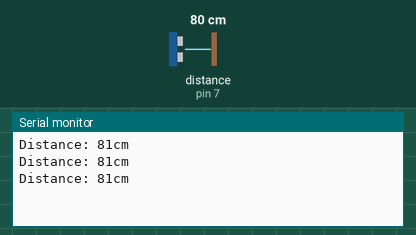
Bench run of a sketch on a simulated Arduino Uno, built with avr-gcc and run on an emulated ATmega328P. On the bench: the last lines printed to the serial monitor. The inputs (shaded band) are chosen by the test bench; at power-on: distance to the obstacle (sensor on pin 7) 80 cm. The echo pulse lasts 58.3 µs per cm.

Above: at 1.8 s.
1.9 s: distance to the obstacle (sensor on pin 7) set to 2 cm
At 2.4 s:
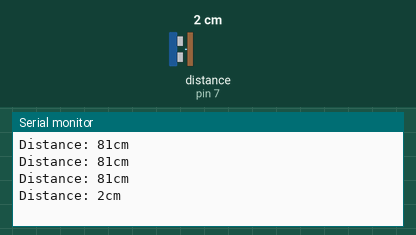
3.4 s: distance to the obstacle (sensor on pin 7) set to 4 cm
At 3.9 s:
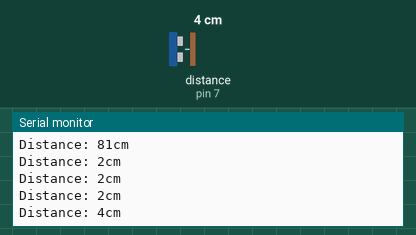
Timing chart, 0 to 6.4 s (numbered marks = the images above; inputs shaded):
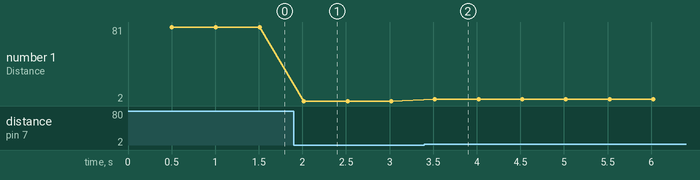

Measured:
- after the input at 1.9 s, the serial monitor: prints a new line after 0.12 s (image 1)
- after the input at 3.4 s, the serial monitor: prints a new line after 0.12 s (image 2)
- plotted number 1: 81 → 2 after the input at 1.9 s, 2 → 4 after the input at 3.4 s

The sketch:

Ultrasonic_distance_measuring.ino
```cpp
// ---------------------------------------------------------------------------
// Example NewPing library sketch that does a ping about 20 times per second.
// ---------------------------------------------------------------------------

#include <NewPing.h>

#define TRIGGER_PIN  10  // Arduino pin tied to trigger pin on the ultrasonic sensor.
#define ECHO_PIN     7   // Arduino pin tied to echo pin on the ultrasonic sensor.
#define MAX_DISTANCE 400 // Maximum distance we want to ping for (in centimeters). Maximum sensor distance is rated at 400-500cm.

NewPing sonar(TRIGGER_PIN, ECHO_PIN, MAX_DISTANCE); // NewPing setup of pins and maximum distance.

void setup() {
  Serial.begin(9600); // Open serial monitor at 115200 baud to see ping results.
}

void loop() {
  delay(500);                     // Wait 500ms between pings (about 2 pings/sec). 29ms should be the shortest delay between pings.
  Serial.print("Distance: ");
  Serial.print(sonar.ping_cm()); // Send ping, get distance in cm and print result (0 = outside set distance range)
  Serial.println("cm");
}
```
